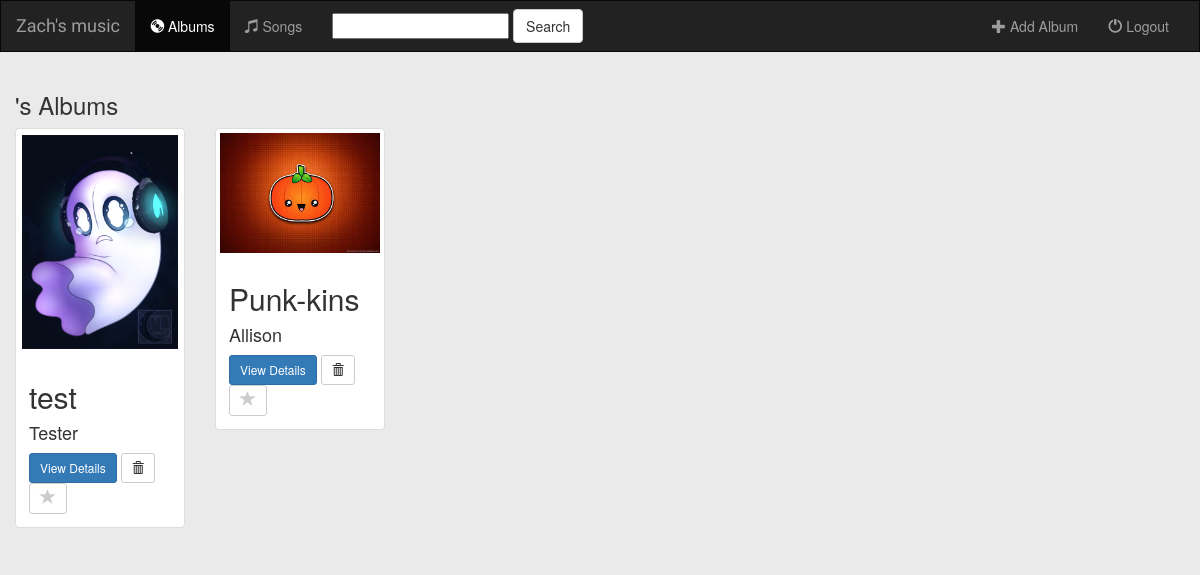
The app's page /music/ with its own data.
### music/models.py (models this page shows, shortened)
class Album(models.Model):
    artist = models.CharField(max_length=100)
    album_title = models.CharField(max_length=100)
    genre = models.CharField(max_length=100)
    album_logo = models.FileField()

### music/views.py (the view)
class IndexView(generic.ListView):
    template_name = 'music/index.html'
    context_object_name = 'albums'
    def get_queryset(self):
        return Album.objects.all()

### music/templates/music/index.html (shortened to what this page needs)
{% extends 'music/base.html' %}
{% block body %}
<div class="albums-container container-fluid">
    <div class="row">
        <div class="col-sm-12">
            <h3>{{ user.username }}'s Albums</h3>
        </div>
        {% if albums %}
            {% for album in albums %}
                <div class="col-sm-4 col-lg-2">
                    <div class="thumbnail">
                        <a href="{% url 'music:detail' album.id %}">
                            <img src="{{ album.album_logo.url }}" class="img-responsive">
                        </a>
                        <div class="caption">
                            <h2>{{ album.album_title }}</h2>
                            <h4>{{ album.artist }}</h4>
                            <a href="{% url 'music:detail' album.id %}" class="btn btn-primary btn-sm" role="button">View Details</a>
                            <form action="{% url 'music:album-delete' album.id %}" method="post" style="display: inline;">
                                <button type="submit" class="btn btn-default btn-sm">
                                    <span class="glyphicon glyphicon-trash"></span>
                                </button>
                            </form>
                            <a href="#" class="btn btn-default btn-sm btn-favorite" role="button">
                                <span class="glyphicon glyphicon-star {% if album.is_favorite %}active{% endif %}"></span>
                            </a>
                        </div>
                    </div>
                </div>
            {% endfor %}
        {% endif %}
    </div>
</div>
{% endblock %}

### music/static/music/style.css (style rules this page uses)
body { background: #EAEAEA; }
.glyphicon-star { color: #CCCCCC; font-size: 16px; }

### records on screen
Album: album_logo (picture), album_title "test", artist "Tester"
Album: album_logo (picture), album_title "Punk-kins", artist "Allison"
